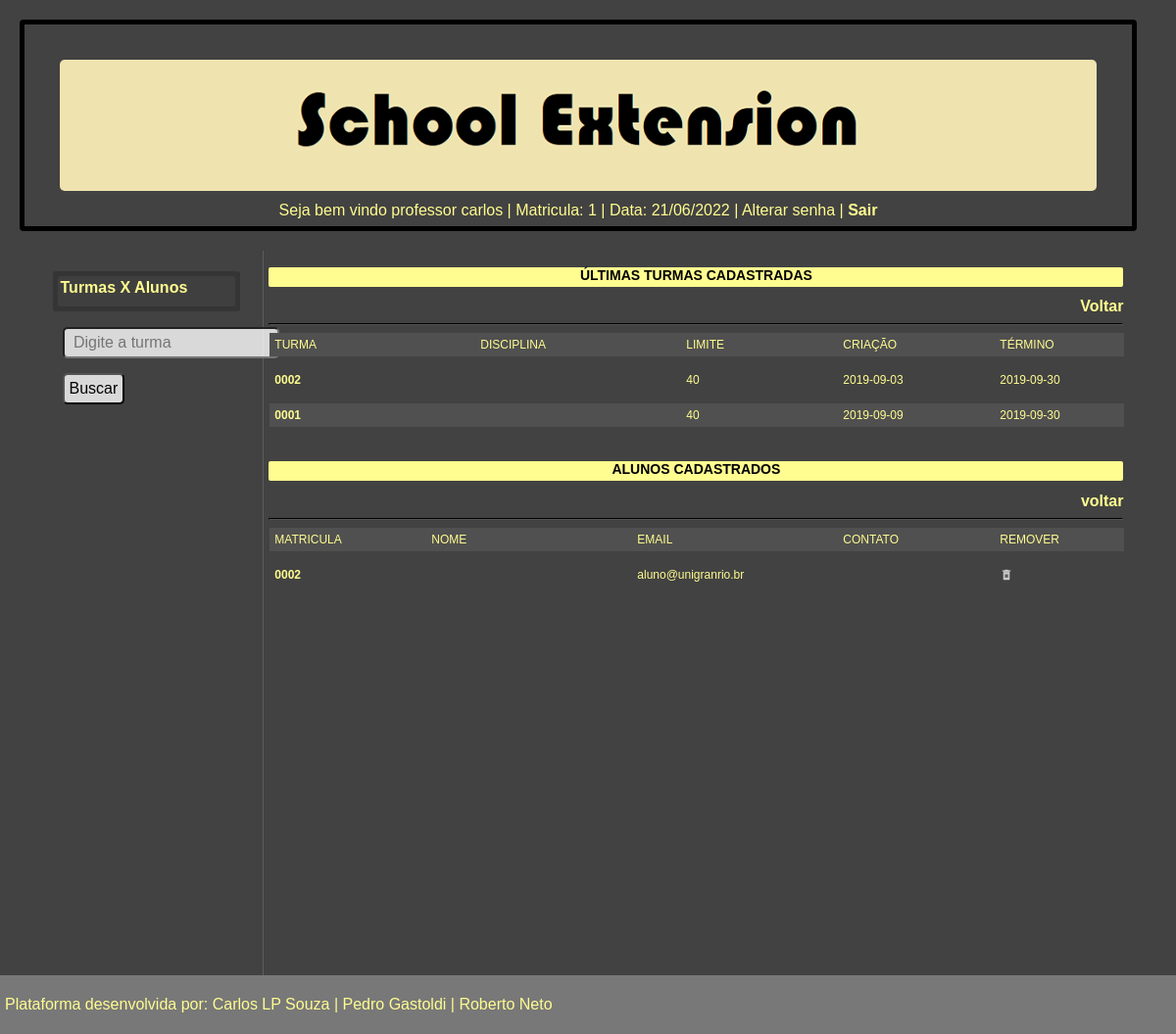
/turmas.php (signed in), run on the app's committed database.
### tables this page shows
CREATE TABLE `users` (
  `id` int(10) NOT NULL,
  `user` varchar(200) NOT NULL,
  `password` varchar(200) NOT NULL,
  `nick` varchar(200) NOT NULL,
  `tipo` varchar(100) NOT NULL,
  `status` int(4) NOT NULL
);

CREATE TABLE `turma` (
  `id` int(11) NOT NULL,
  `lim_alunos` int(11) NOT NULL,
  `dt_criacao` date NOT NULL,
  `dt_termino` date NOT NULL,
  `id_professor` int(11) NOT NULL
);

### database.php (called while the page is built, shortened)
<?php
function DBRead($table, $params = null, $fields = '*'){
	$params = ($params) ? " {$params}": null;
	$query  = "SELECT {$fields} FROM {$table}{$params}";
	$result = DBExecute($query);
	if(!mysqli_num_rows($result))
		return false;
	else {
		while ($res = mysqli_fetch_assoc($result)) {
			$data [] = $res;
		};
		return $data;
	}
}
function DBExecute($query, $insertID = false){
	$link   = DBConnect();
	$result = @mysqli_query($link, $query) or die(mysqli_error($link));
	return $result;
}
?>

### turmas.php (the view, shortened to what this page needs)
<!DOCTYPE html>
<html lang="pt-br">
<head><meta http-equiv="Content-Type" content="text/html; charset=utf-8">
<link href="css/estilos.css" rel="stylesheet" type="text/css"/>
<link href="css/estilospca.css" rel="stylesheet" type="text/css"/>
</head>
<body>
<?php
require_once("database.php");
$user = $_SESSION['user'];
$sw   = $_SESSION['sw'];
$acesso = DBRead('users', "WHERE user='$user' AND password='$sw'");
if ($acesso == true){
	foreach ($acesso as $dt){
			$id_user = $dt['id'];
			$nick    = $dt['nick'];
			$tipo    = $dt['tipo'];
		}
}
else{
	header("Refresh: 0;url=index.php");
	echo "<script>alert('Usuário ou senha inválidos')</script>";
}
if(isset($_GET['getturma'])){
	$getturma = $_GET['getturma'];
}else{
	$getturma = null;
}
?>
<header id='logo'>
	<div class="bg"><img src="imagens/logo.png"></div>
	<div class="inf_login">
		Seja bem vindo <?php echo $tipo;?> <?php echo $nick;?> | Matricula:  <?php echo $id_user;?>
		| Data: <?php print (date('d/m/Y')); ?> |
		Alterar senha
		 | <a href='index.php' onclick="session_destroy()">Sair</a>
	</div>
</header>
<div class="conteiner">
<article class='painel_esq_desk'>
	<ul>
		<li><a href="turmas.php">Turmas X Alunos</a></li>
	</ul>
	<form method="get" action="turmas.php" class="form">
		<input type="text" name="getturma" placeholder=" Digite a turma">
		<input type="submit" value="Buscar">
	</form>
</article>
<article class='painel_dir_desk' id="painel_turmas" style="display: block;">
	<h1>ÚLTIMAS TURMAS CADASTRADAS</h1><a href="professor.php">Voltar</a><hr>
	<div class="linha1">
		<div class="campos"><th>TURMA</th></div>
		<div class="campos"><th>DISCIPLINA</th></div>
		<div class="campos_num"><th>LIMITE</th></div>
		<div class="campos_num"><th>CRIAÇÃO</th></div>
		<div class="campos_num"><th>TÉRMINO</th></div>
	</div><br><br>
		<?php
			if ($getturma != null){
			$bsc_turmas = DBRead('turma', "WHERE id = '$getturma' ORDER BY id DESC");
			}else{
				$bsc_turmas = DBRead('turma', "ORDER BY id DESC");
			}
				if ($bsc_turmas != null){
					foreach ($bsc_turmas as $dt){
						$id_turma      = $dt['id'];
						$disc          = $dt['disciplina'];
						$limite        = $dt['lim_alunos'];
						$dt_criacao    = $dt['dt_criacao'];
						$dt_termino    = $dt['dt_termino'];
						print "<div class='linha1'>";
						print "<div class='campos'><a href='turmas.php?getturma=".$id_turma."'>".str_pad($id_turma, 4, 0, STR_PAD_LEFT)."</a></div>";
						print "<div class='campos'>".$disc."</div>";
						print "<div class='campos_num'>".$limite."</div>";
						print "<div class='campos_num'>".$dt_criacao."</div>";
						print "<div class='campos_num'>".$dt_termino."</div>";
						print "</div><br><br>";
					}
				}
				else{
					print('Você não possui turmas cadastradas.');
				}
		?>
</article>
<article class='painel_dir_desk' id="painel_alunos" style="display: block;">
	<h1>ALUNOS CADASTRADOS</h1>
	?><a href="professor.php">voltar</a><hr>
	<div class="linha1">
		<div class="campos_num"><th>MATRICULA</th></div>
		<div class="campos"><th>NOME</th></div>
		<div class="campos"><th>EMAIL</th></div>
		<div class="campos_num"><th>CONTATO</th></div>
		<div class="campos_num"><th>REMOVER</th></div>
	</div><br><br>
		<?php
			if ($getturma != null){
			$bsc_alunos = DBRead('users u', "JOIN participa p on u.id = p.id_aluno WHERE p.id_turma='$getturma'");
					if ($bsc_alunos != null){
						foreach ($bsc_alunos as $dt){
							$id        = $dt['id'];
							$matricula = $dt['id_aluno'];
							$nome      = $dt['nome_c'];
							$email     = $dt['user'];
							$contato   = $dt['contato'];
							$status    = $dt['status'];
							print "<div class='linha1'>";
							print "<div class='campos_num'><a href='alunos.php?getaluno=".$matricula."'>".str_pad($matricula, 4, 0, STR_PAD_LEFT)."</a></div>";
							print "<div class='campos'>".$nome."</div>";
							print "<div class='campos'>".$email."</div>";
							print "<div class='campos_num'>".$contato."</div>";
							print "<div class='campos_num'><img src='img/excluir.png' width='14' height='14' onclick='Delalturma(5, $id, $matricula);'></div>";
							print "</div><br><br>";
				}
			}
			}else{
				$bsc_alunos = DBRead('users', "WHERE tipo='aluno' ORDER BY id DESC");
					if ($bsc_alunos != null){
						foreach ($bsc_alunos as $dt){
							$matricula = $dt['id'];
							$nome      = $dt['nome_c'];
							$email     = $dt['user'];
							$contato   = $dt['contato'];
							print "<div class='linha1'>";
							print "<div class='campos_num'><a href='alunos.php?getaluno=".$matricula."'>".str_pad($matricula, 4, 0, STR_PAD_LEFT)."</a></div>";
							print "<div class='campos'>".$nome."</div>";
							print "<div class='campos'>".$email."</div>";
							print "<div class='campos_num'>".$contato."</div>";
							print "<div class='campos_num'><img src='img/excluir.png' width='14' height='14' onclick='Delalturma(5, $matricula, $getturma);'></div>";
							print "</div><br><br>";
				}
			}
			}
		?>
</article>
</div>
<footer>
	<p>Plataforma desenvolvida por: Carlos LP Souza | Pedro Gastoldi | Roberto Neto</p>
</footer>
</body>
</html>

### css/estilos.css (style rules this page uses)
.conteiner { position: absolute; margin-left: 4%; width: 92%; box-sizing: border-box; }
.inf_login { position: relative; float: right; text-align: center; width: 100%; }
article { position: relative; margin-top: 1px; width: 100%; margin-left: 0px; }
h1 { font-size: 14px; background-color: #FFFC90; color: black; height: 20px; text-align: center; border-radius: 2px; }
.painel_esq_desk { position: relative; float: left; width: 20%; height: 100vh; margin: 0%; padding: 0.5%; border-right: solid 1px rgba(120,120,120,0.5); box-sizing: border-box; }
.painel_dir_desk { position: relative; float: left; right: 0px; width: 80%; height: auto; min-height: 150px; margin: 0%; padding: 0.5%; text-align: right; box-sizing: border-box; }
.form input, textarea, select { padding: 5px; margin-left: 10px; margin-bottom: 15px; border-radius: 5px; font-family: Arial; font-size: 16px; background-color: rgba(255,255,255,0.8); }
ul { background-color: rgba(0,0,0,0.2); width: 90%; padding: 2px; border-radius: 3px; }
li { list-style: none; margin: 3px; height: 25px; padding: 3px; border-radius: 3px; background-color: rgba(66,66,66,0.8); }
.linha1 { position: relative; justify-content: flex-start; display: flex; left: 1px; float: left; width:100%; }
.linha1:nth-child(odd) { background: #424242 }
.linha1:nth-child(even) { background: #505050 }
.campos_num { position: relative; float: left; padding: 5px; font-size: 12px; min-width: 150px; overflow: hidden; text-align: left; }
.campos { position: relative; float: left; padding: 5px; font-size: 12px; min-width: 200px; max-width: 300px; overflow: hidden; text-align: left; }
footer { position: fixed; margin-left: 0px; bottom: 0px; width: 100%; background-color: rgba(120,120,120,1); box-sizing: border-box; padding: 5px; }

### css/estilospca.css (style rules this page uses)
body { left: 0px; top: 0px; margin: 0px; font-family: Arial; background-color: #424242; color: #FFFC90; }
p { color: #FFFC90; text-align: justify; }
a { color: #FFFC90; text-decoration: none; font-weight: bold; }
hr { border-color: black; }
#logo { width: 95vw; border: 5px solid black; border-radius: 4px; padding: 25px; margin: 20px; box-sizing: border-box; text-align: center; }
.bg { width: 98%; background-color: #EFE3AF; border-radius: 5px; margin: 1%; box-sizing: border-box; }

### data on the page
users: tipo "professor", nick "carlos", id "1"
turma: id "0002", lim_alunos "40", dt_criacao "2019-09-03", dt_termino "2019-09-30"
turma: id "0001", lim_alunos "40", dt_criacao "2019-09-09", dt_termino "2019-09-30"
users: id "0002", user "aluno@unigranrio.br"
